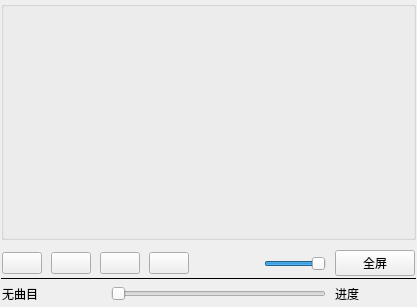
<?xml version="1.0" encoding="UTF-8"?>
<ui version="4.0">
 <class>MainWindow</class>
 <widget class="QMainWindow" name="MainWindow">
  <property name="geometry">
   <rect>
    <x>0</x>
    <y>0</y>
    <width>417</width>
    <height>307</height>
   </rect>
  </property>
  <property name="windowTitle">
   <string>视频播放器</string>
  </property>
  <widget class="QWidget" name="centralWidget">
   <layout class="QVBoxLayout" name="verticalLayout_2">
    <property name="spacing">
     <number>1</number>
    </property>
    <property name="leftMargin">
     <number>1</number>
    </property>
    <property name="topMargin">
     <number>1</number>
    </property>
    <property name="rightMargin">
     <number>1</number>
    </property>
    <property name="bottomMargin">
     <number>1</number>
    </property>
    <item>
     <widget class="QGroupBox" name="groupBox">
      <property name="title">
       <string/>
      </property>
      <layout class="QVBoxLayout" name="verticalLayout">
       <property name="spacing">
        <number>1</number>
       </property>
       <property name="leftMargin">
        <number>1</number>
       </property>
       <property name="topMargin">
        <number>1</number>
       </property>
       <property name="rightMargin">
        <number>1</number>
       </property>
       <property name="bottomMargin">
        <number>1</number>
       </property>
       <item>
        <widget class="QmyVideoWidget" name="videoWidget" native="true"/>
       </item>
      </layout>
     </widget>
    </item>
    <item>
     <widget class="QWidget" name="widget" native="true">
      <property name="minimumSize">
       <size>
        <width>0</width>
        <height>35</height>
       </size>
      </property>
      <property name="maximumSize">
       <size>
        <width>16777215</width>
        <height>25</height>
       </size>
      </property>
      <layout class="QHBoxLayout" name="horizontalLayout">
       <property name="spacing">
        <number>9</number>
       </property>
       <property name="leftMargin">
        <number>1</number>
       </property>
       <property name="topMargin">
        <number>1</number>
       </property>
       <property name="rightMargin">
        <number>1</number>
       </property>
       <property name="bottomMargin">
        <number>1</number>
       </property>
       <item>
        <widget class="QPushButton" name="btnAdd">
         <property name="text">
          <string/>
         </property>
         <property name="icon">
          <iconset resource="res.qrc">
           <normaloff>:/images/images/001.GIF</normaloff>:/images/images/001.GIF</iconset>
         </property>
        </widget>
       </item>
       <item>
        <widget class="QPushButton" name="btnPlay">
         <property name="text">
          <string/>
         </property>
         <property name="icon">
          <iconset resource="res.qrc">
           <normaloff>:/images/images/620.bmp</normaloff>:/images/images/620.bmp</iconset>
         </property>
        </widget>
       </item>
       <item>
        <widget class="QPushButton" name="btnPause">
         <property name="text">
          <string/>
         </property>
         <property name="icon">
          <iconset resource="res.qrc">
           <normaloff>:/images/images/622.bmp</normaloff>:/images/images/622.bmp</iconset>
         </property>
        </widget>
       </item>
       <item>
        <widget class="QPushButton" name="btnStop">
         <property name="text">
          <string/>
         </property>
         <property name="icon">
          <iconset resource="res.qrc">
           <normaloff>:/images/images/624.bmp</normaloff>:/images/images/624.bmp</iconset>
         </property>
        </widget>
       </item>
       <item>
        <spacer name="horizontalSpacer">
         <property name="orientation">
          <enum>Qt::Horizontal</enum>
         </property>
         <property name="sizeHint" stdset="0">
          <size>
           <width>40</width>
           <height>20</height>
          </size>
         </property>
        </spacer>
       </item>
       <item>
        <widget class="QPushButton" name="btnSound">
         <property name="text">
          <string/>
         </property>
         <property name="icon">
          <iconset resource="res.qrc">
           <normaloff>:/images/images/volumn.bmp</normaloff>:/images/images/volumn.bmp</iconset>
         </property>
         <property name="flat">
          <bool>true</bool>
         </property>
        </widget>
       </item>
       <item>
        <widget class="QSlider" name="sliderVolumn">
         <property name="maximum">
          <number>100</number>
         </property>
         <property name="value">
          <number>100</number>
         </property>
         <property name="orientation">
          <enum>Qt::Horizontal</enum>
         </property>
        </widget>
       </item>
       <item>
        <widget class="QPushButton" name="pushButton">
         <property name="text">
          <string>全屏</string>
         </property>
         <property name="icon">
          <iconset resource="res.qrc">
           <normaloff>:/images/images/237.GIF</normaloff>:/images/images/237.GIF</iconset>
         </property>
        </widget>
       </item>
      </layout>
     </widget>
    </item>
    <item>
     <widget class="Line" name="line">
      <property name="frameShadow">
       <enum>QFrame::Plain</enum>
      </property>
      <property name="orientation">
       <enum>Qt::Horizontal</enum>
      </property>
     </widget>
    </item>
    <item>
     <widget class="QWidget" name="widget_2" native="true">
      <property name="maximumSize">
       <size>
        <width>16777215</width>
        <height>25</height>
       </size>
      </property>
      <layout class="QHBoxLayout" name="horizontalLayout_2">
       <property name="spacing">
        <number>9</number>
       </property>
       <property name="leftMargin">
        <number>1</number>
       </property>
       <property name="topMargin">
        <number>1</number>
       </property>
       <property name="rightMargin">
        <number>1</number>
       </property>
       <property name="bottomMargin">
        <number>1</number>
       </property>
       <item>
        <widget class="QLabel" name="LabCurMedia">
         <property name="minimumSize">
          <size>
           <width>100</width>
           <height>0</height>
          </size>
         </property>
         <property name="text">
          <string>无曲目</string>
         </property>
        </widget>
       </item>
       <item>
        <widget class="QSlider" name="sliderPosition">
         <property name="tracking">
          <bool>false</bool>
         </property>
         <property name="orientation">
          <enum>Qt::Horizontal</enum>
         </property>
        </widget>
       </item>
       <item>
        <widget class="QLabel" name="LabRatio">
         <property name="minimumSize">
          <size>
           <width>80</width>
           <height>0</height>
          </size>
         </property>
         <property name="text">
          <string>进度</string>
         </property>
        </widget>
       </item>
      </layout>
     </widget>
    </item>
   </layout>
  </widget>
 </widget>
 <layoutdefault spacing="6" margin="11"/>
 <customwidgets>
  <customwidget>
   <class>QmyVideoWidget</class>
   <extends>QWidget</extends>
   <header location="global">qmyvideowidget.h</header>
   <container>1</container>
  </customwidget>
 </customwidgets>
 <resources>
  <include location="res.qrc"/>
 </resources>
 <connections/>
</ui>
